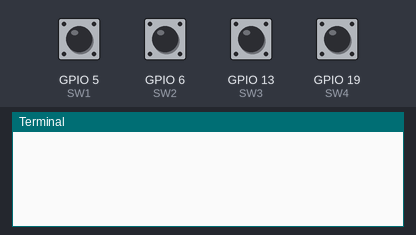
The program below on a simulated Raspberry Pi (BCM pin numbers). On the bench: the last lines printed to the terminal. Inputs (shaded band) come from the test bench; at power-on: GPIO 5 (SW1), GPIO 6 (SW2), GPIO 13 (SW3), GPIO 19 (SW4) LOW.

Above: at 1.2 s.
1.3 s: GPIO 5 (SW1) pulled HIGH for 0.15 s
At 2.5 s:
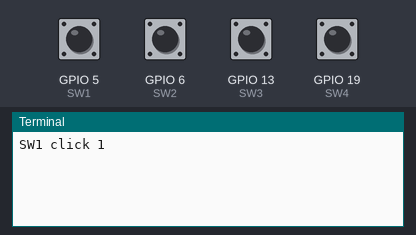
2.9 s: GPIO 6 (SW2) pulled HIGH for 0.15 s
At 3.8 s:
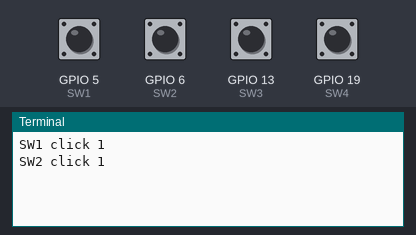
4.5 s: GPIO 13 (SW3) pulled HIGH for 0.15 s
At 5.0 s:
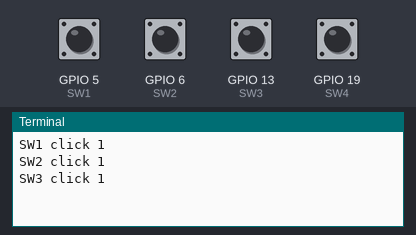
6.1 s: GPIO 19 (SW4) pulled HIGH for 0.15 s
At 7.3 s:
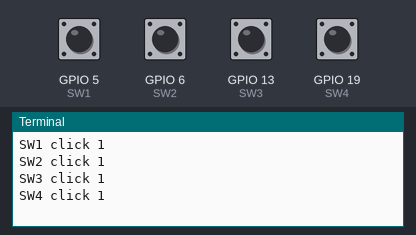
7.7 s: GPIO 5 (SW1) pulled HIGH for 1 s
At 8.7 s:
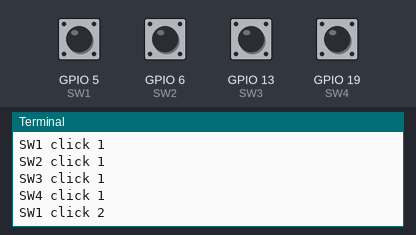
10.2 s: GPIO 6 (SW2) pulled HIGH for 1 s
At 10.6 s:
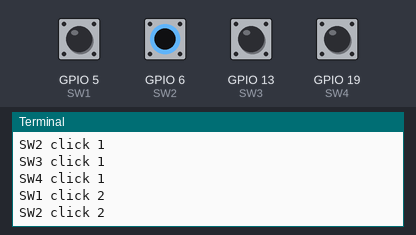
Timing chart, 0 to 13.2 s (numbered marks = the images above; inputs shaded):
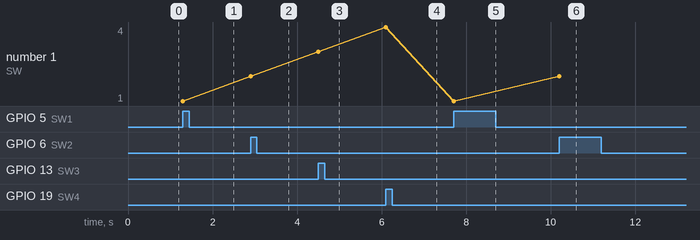

The program:

switch3.py
```python
import RPi.GPIO as GPIO
import time

SW1 = 5
SW2 = 6
SW3 = 13
SW4 = 19

GPIO.setwarnings(False)
GPIO.setmode(GPIO.BCM)
GPIO.setup(SW1,GPIO.IN,pull_up_down=GPIO.PUD_DOWN)
GPIO.setup(SW2,GPIO.IN,pull_up_down=GPIO.PUD_DOWN)
GPIO.setup(SW3,GPIO.IN,pull_up_down=GPIO.PUD_DOWN)
GPIO.setup(SW4,GPIO.IN,pull_up_down=GPIO.PUD_DOWN)

# 스위치 값을 각 배열의 인덱스에 표현
oldSw = [0,0,0,0]
newSw = [0,0,0,0]
cnt = [0,0,0,0]

try:
    while True:
        newSw[0] = GPIO.input(SW1)
        if newSw[0] != oldSw[0]:
            oldSw[0] = newSw[0]

            if newSw[0] ==1:
                cnt[0] += 1
                print('SW1 click',cnt[0])
            time.sleep(0.2)

        newSw[1] = GPIO.input(SW2)
        if newSw[1] != oldSw[1]:
            oldSw[1] = newSw[1]

            if newSw[1] ==1:
                cnt[1] += 1
                print('SW2 click',cnt[1])
            time.sleep(0.2)

        newSw[2] = GPIO.input(SW3)
        if newSw[2] != oldSw[2]:
            oldSw[2] = newSw[2]

            if newSw[2] ==1:
                cnt[2] += 1
                print('SW3 click',cnt[2])
            time.sleep(0.2)

        newSw[3] = GPIO.input(SW4)
        if newSw[3] != oldSw[3]:
            oldSw[3] = newSw[3]

            if newSw[3] ==1:
                cnt[3] += 1
                print('SW4 click',cnt[3])
            time.sleep(0.2)

except KeyboardInterrupt:
    pass

GPIO.cleanup()
```

Measured:
- after the input at 1.3 s, the terminal: prints a new line at once (image 1)
- after the input at 2.9 s, the terminal: prints a new line at once (image 2)
- after the input at 4.5 s, the terminal: prints a new line at once (image 3)
- after the input at 6.1 s, the terminal: prints a new line at once (image 4)
- after the input at 7.7 s, the terminal: prints a new line at once (image 5)
- after the input at 10.2 s, the terminal: prints a new line at once (image 6)
- plotted number 1: 1 → 2 after the input at 2.9 s, 2 → 3 after the input at 4.5 s, 3 → 4 after the input at 6.1 s
